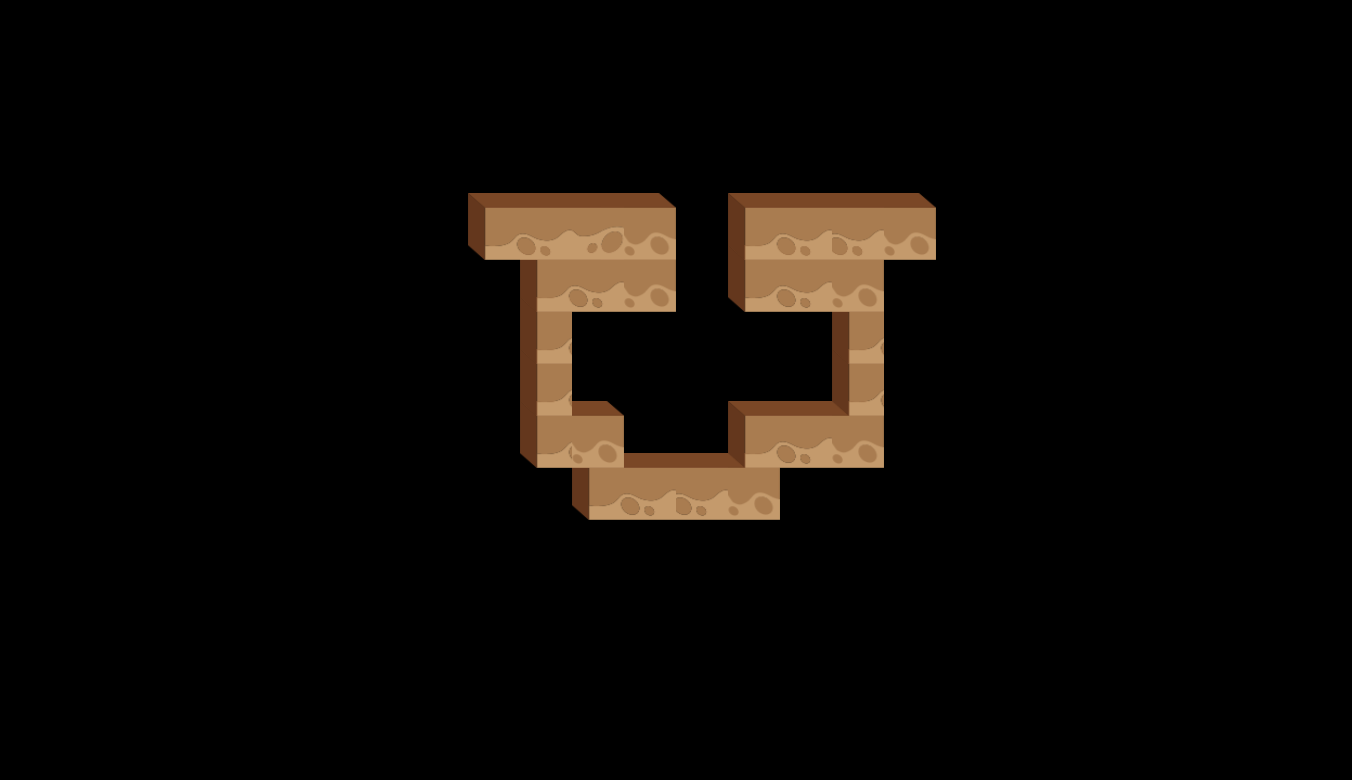

This is a level from a 2D game, rendered from its Tiled map with the project's own tilesets. A one-line summary and the map file follow, with tile-layer data summarised:
An orthogonal 26x15 tile map with 52x52 px tiles, 6 tile layers (road_6, road_5, road_4, road_3, ...) and 7 objects (startPos_1, door, stone_1, apple, stone_2, ...).

<map version="1.0" orientation="orthogonal" renderorder="right-down" width="26" height="15" tilewidth="52" tileheight="52">
 <tileset firstgid="1" name="road" tilewidth="52" tileheight="67">
  <image source="road.png" width="364" height="67" />
 </tileset>
 <layer name="road_6" width="26" height="15">
  <data>[390 cells, 4 non-empty, 3 distinct tile ids]</data>
 </layer>
 <layer name="road_5" width="26" height="15">
  <data>[390 cells, 5 non-empty, 3 distinct tile ids]</data>
 </layer>
 <layer name="road_4" width="26" height="15">
  <data>[390 cells, 2 non-empty, 1 distinct tile ids]</data>
 </layer>
 <layer name="road_3" width="26" height="15">
  <data>[390 cells, 2 non-empty, 1 distinct tile ids]</data>
 </layer>
 <layer name="road_2" width="26" height="15">
  <data>[390 cells, 6 non-empty, 3 distinct tile ids]</data>
 </layer>
 <layer name="road_1" width="26" height="15">
  <data>[390 cells, 8 non-empty, 4 distinct tile ids]</data>
 </layer>
 <objectgroup name="objLayer">
  <object name="startPos_1" x="598" y="182" visible="0" />
  <object name="door" x="906" y="290" visible="0" />
  <object name="stone_1" x="648" y="336" visible="0" />
  <object name="apple" x="650" y="390" visible="0" />
  <object name="stone_2" x="756" y="386" visible="0" />
  <object name="startPos_2" x="544" y="180" visible="0" />
  <object name="startPos_3" x="494" y="178" visible="0" />
 </objectgroup>
</map>